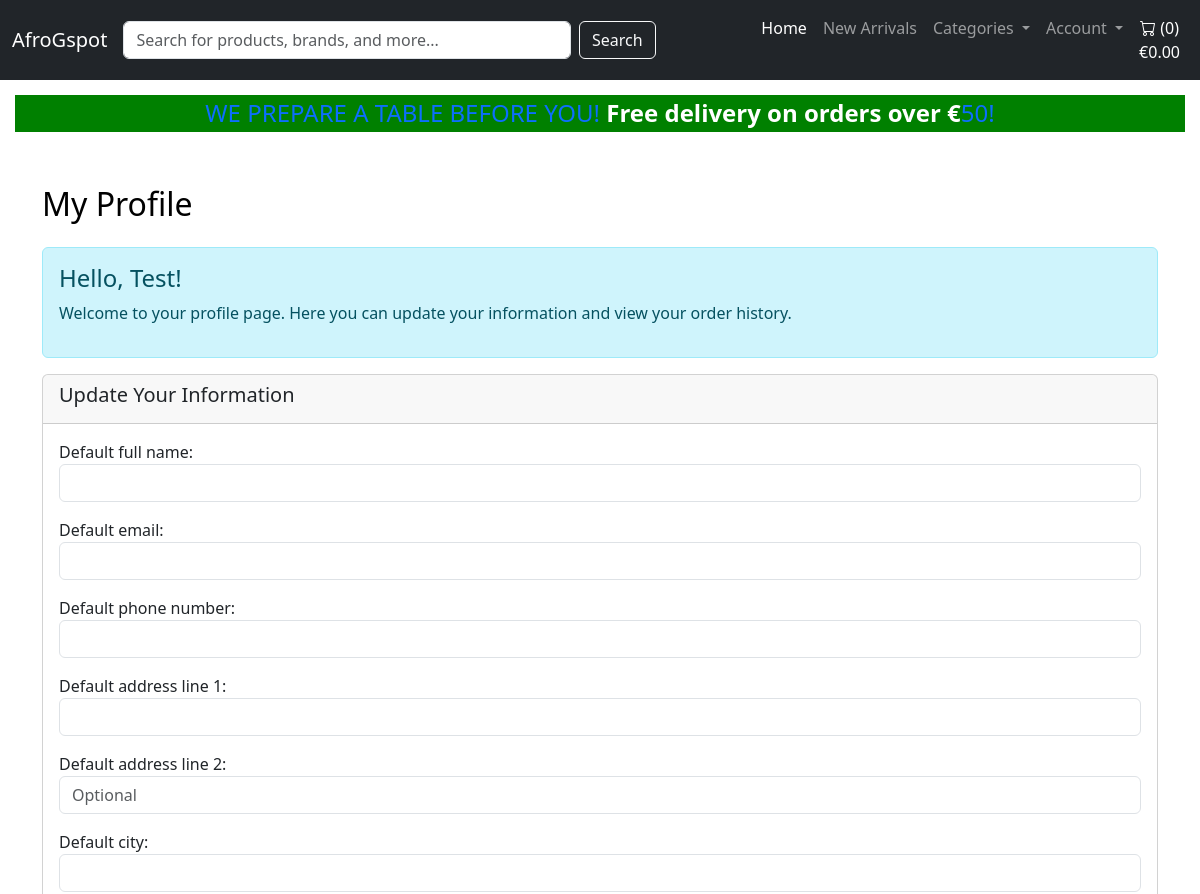
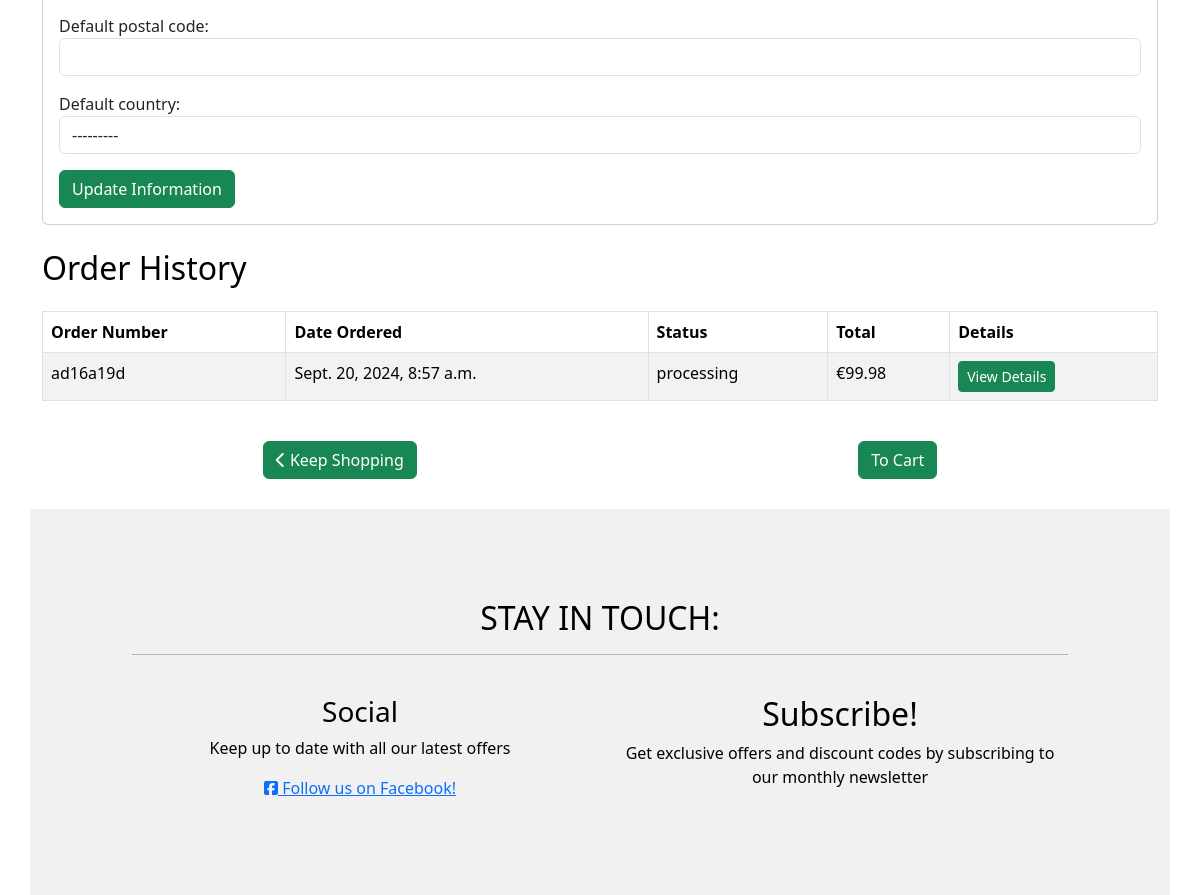
The page /profiles/profiles/ (signed in) on the database as committed earlier (2 pictures, top to bottom).
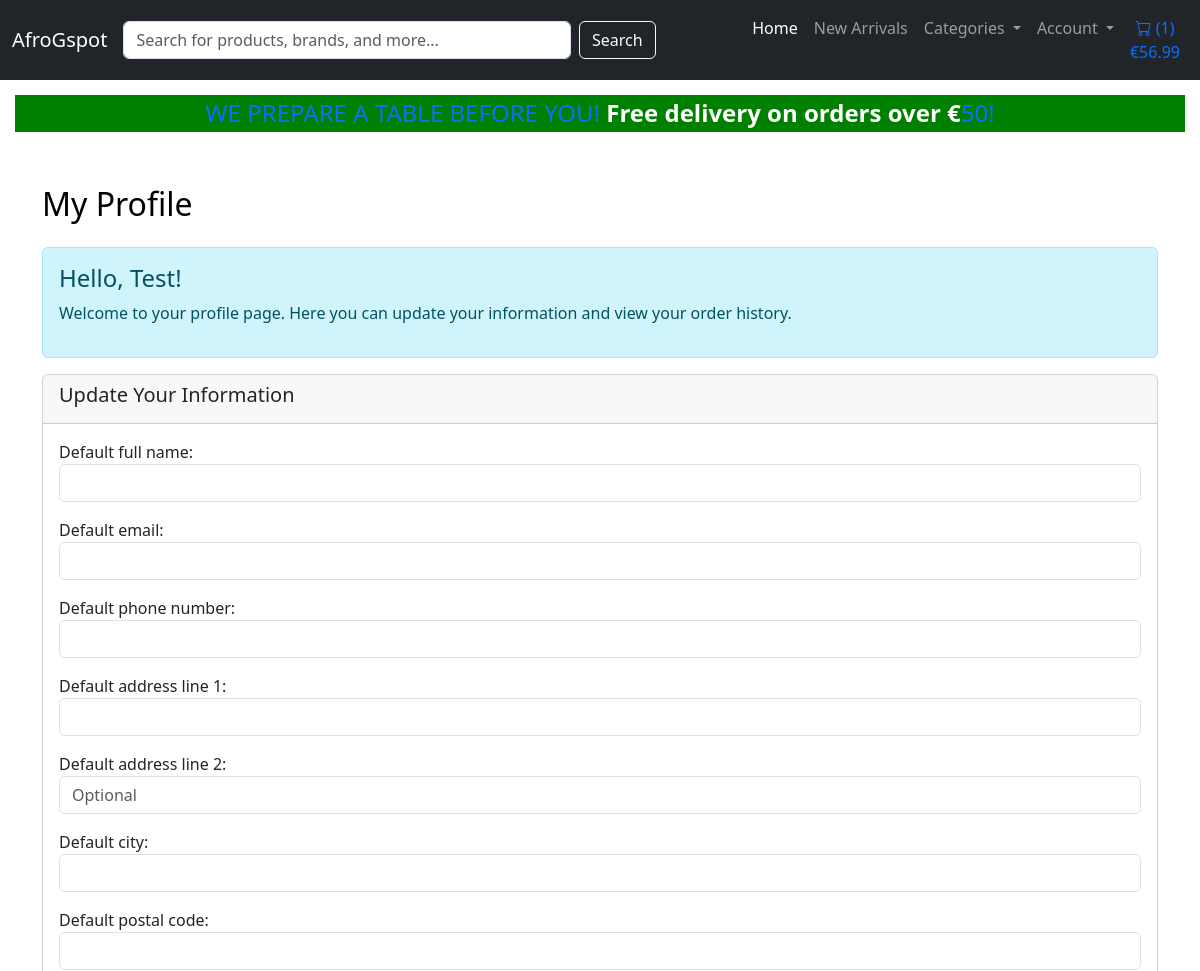
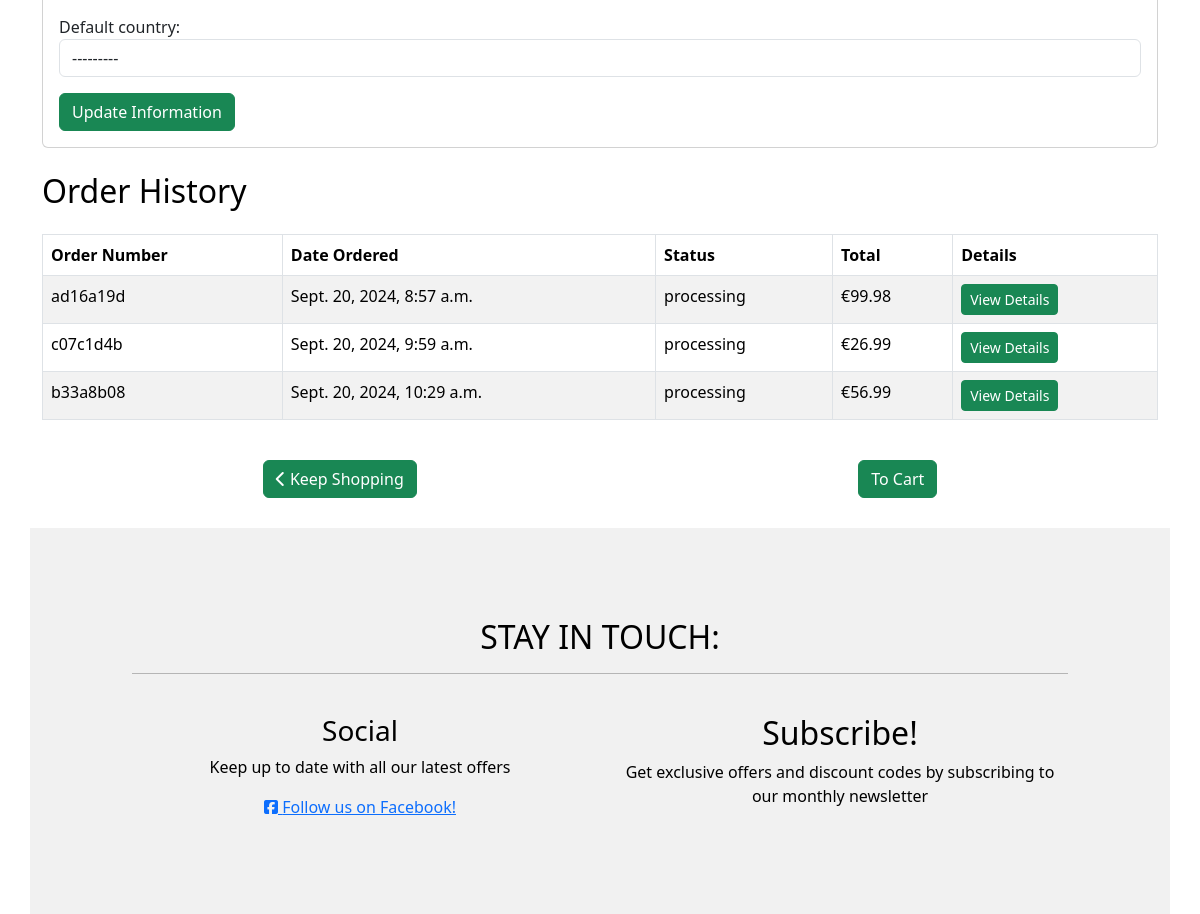
The same page on the database as committed later (2 pictures, top to bottom).
### profiles/models.py (models this page shows, shortened)
class Profile(models.Model):
    user = models.OneToOneField(User, on_delete=models.CASCADE)
    default_full_name = models.CharField(max_length=100, blank=True, null=True)
    default_email = models.EmailField(blank=True, null=True)
    default_phone_number = models.CharField(max_length=15, blank=True, null=True)
    default_address_line_1 = models.CharField(max_length=255, blank=True, null=True)
    default_address_line_2 = models.CharField(max_length=255, blank=True, null=True)
    default_city = models.CharField(max_length=100, blank=True, null=True)
    default_postal_code = models.CharField(max_length=20, blank=True, null=True)
    default_country = CountryField(blank_label='Select a country', blank=True, null=True)

### checkout/models.py (models this page shows, shortened)
class Order(models.Model):
    user = models.ForeignKey(settings.AUTH_USER_MODEL, on_delete=models.SET_NULL, null=True, blank=True)
    profile = models.ForeignKey('profiles.Profile', on_delete=models.SET_NULL, null=True, blank=True, related_name='orders')
    full_name = models.CharField(max_length=100)
    email = models.EmailField()
    phone_number = models.CharField(max_length=15)
    address_line_1 = models.CharField(max_length=255)
    address_line_2 = models.CharField(max_length=255, blank=True, null=True)
    city = models.CharField(max_length=100)
    postal_code = models.CharField(max_length=20, blank=True, null=True)
    country = models.CharField(max_length=50, blank=False, null=False)
    date_ordered = models.DateTimeField(auto_now_add=True)
    order_total = models.DecimalField(max_digits=10, decimal_places=2, default=0.00)
    delivery_cost = models.DecimalField(max_digits=6, decimal_places=2, default=7.00)
    grand_total = models.DecimalField(max_digits=10, decimal_places=2, default=0.00)
    stripe_payment_intent = models.CharField(max_length=200, null=True, blank=True) # Stores Stripe payment intent ID
    order_number = models.CharField(max_length=8, default=generate_short_order_number, null=False, editable=False, unique=True)
    payment_status = models.CharField(max_length=10, choices=[
        ('pending', 'Pending'),
        ('completed', 'Completed'),
        ('failed', 'Failed'),
        ('refunded', 'Refunded')], default='pending')
    order_status = models.CharField(max_length=12, choices=[
        ('processing', 'Processing'),
        ('shipped', 'Shipped'),
        ('delivered', 'Delivered'),
        ('cancelled', 'Cancelled')], default='processing')

### profiles/views.py (the view)
# urls.py: path('profiles/', views.profile_view, name='profile_view'),
@login_required
def profile_view(request):
    profile = request.user.profile
    profile, created = Profile.objects.get_or_create(user=request.user)
    form = ProfileForm(instance=profile)
    if request.method == 'POST':
        form = ProfileForm(request.POST, instance=profile)
        if form.is_valid():
            form.save()
            messages.success(request, 'Your profile information has been updated.')
            return redirect('profile_view')  # Redirect to the profile page after saving
    orders = Order.objects.filter(user=request.user)
    context = {
        'form': form,
        'orders': orders,
        'profile': profile,
        'user_name': request.user.get_full_name() or request.user.username
    }
    return render(request, 'profiles/profile.html', context)

### profiles/forms.py
class ProfileForm(forms.ModelForm):
    class Meta:
        model = Profile
        fields = [
            'default_full_name', 'default_email', 'default_phone_number',
            'default_address_line_1', 'default_address_line_2',
            'default_city', 'default_postal_code', 'default_country'
        ]
        widgets = {
            'default_country': forms.Select(attrs={'class': 'form-control'}),
            'default_full_name': forms.TextInput(attrs={'class': 'form-control'}),
            'default_email': forms.EmailInput(attrs={'class': 'form-control'}),
            'default_phone_number': forms.TextInput(attrs={'class': 'form-control'}),
            'default_address_line_1': forms.TextInput(attrs={'class': 'form-control'}),
            'default_address_line_2': forms.TextInput(attrs={'class': 'form-control', 'placeholder': 'Optional'}),  # Optional field
            'default_city': forms.TextInput(attrs={'class': 'form-control'}),
            'default_postal_code': forms.TextInput(attrs={'class': 'form-control'}),
        }

### profiles/templates/profiles/profile.html (shortened to what this page needs)
{% extends 'base.html' %}
{% block content %}
<div class="container mt-5">
    <h2 class="mb-4">My Profile</h2>
    <div class="alert alert-info" role="alert">
        <h4 class="alert-heading">Hello, {{ user_name }}!</h4>
        <p>Welcome to your profile page. Here you can update your information and view your order history.</p>
    </div>
    <div class="card mb-4">
        <div class="card-header">
            <h5 class="card-title">Update Your Information</h5>
        </div>
        <div class="card-body">
            <form method="POST">
                <div class="form-group">
                    {{ form.as_p }}
                </div>
                <button type="submit" class="btn btn-success">Update Information</button>
            </form>
        </div>
    </div>
    <h2 class="mb-4">Order History</h2>
    {% if orders %}
    <div class="table-responsive">
        <table class="table table-striped table-bordered">
            <thead class="thead-dark">
                <tr>
                    <th>Order Number</th>
                    <th>Date Ordered</th>
                    <th>Status</th>
                    <th>Total</th>
                    <th>Details</th>
                </tr>
            </thead>
            <tbody>
                {% for order in orders %}
                <tr>
                    <td>{{ order.order_number }}</td>
                    <td>{{ order.date_ordered }}</td>
                    <td>{{ order.order_status }}</td>
                    <td>€{{ order.grand_total|floatformat:2 }}</td>
                    <td>
                        <a href="{% url 'order_detail' order.id %}" class="btn btn-success btn-sm">View Details</a>
                    </td>
                </tr>
                {% endfor %}
            </tbody>
        </table>
    </div>
    {% else %}
    <div class="alert alert-warning" role="alert">
        You have no past orders.
    </div>
    {% endif %}
    <div class="d-flex justify-content-around align-items-center mt-4">
        <a class="btn btn-success" href="{% url 'product_list' %}">
            <i class="fas fa-chevron-left"></i> Keep Shopping
        </a>
        <a class="btn btn-success" href="{% url 'cart_detail' %}">To Cart</a>
    </div>
</div>
{% endblock %}

### templates/base.html (shortened to what this page needs)
{% load static %}
<!doctype html>
<html lang="en">
<head>
  {% block corecss %}
  <link href="https://cdn.jsdelivr.net/npm/bootstrap@5.3.3/dist/css/bootstrap.min.css" rel="stylesheet"
>
  <link rel="stylesheet" href="{% static 'css/base.css' %}">
  {% endblock %}
</head>
<body>
  <header class="header">
    <nav class="navbar navbar-expand-lg navbar-dark bg-dark">
      <div class="container-fluid">
        <a class="navbar-brand" href="{% url 'home' %}">AfroGspot</a>
        <div class="collapse navbar-collapse" id="navbarNav">
          <form class="d-flex me-auto w-50" method="GET" action="{% url 'product_list' %}">
            <input class="form-control me-2 w-100" type="text" name="q" value="{{ query|default:'' }}"
              placeholder="Search for products, brands, and more..." aria-label="Search">
            <button class="btn btn-outline-light" type="submit">Search</button>
          </form>
          <ul class="navbar-nav">
            <li class="nav-item">
              <a class="nav-link active" aria-current="page" href="{% url 'home' %}">Home</a>
            </li>
            <li class="nav-item">
              <a class="nav-link" href="#">New Arrivals</a>
            </li>
            <li class="nav-item dropdown">
              <a class="nav-link dropdown-toggle" href="#" id="navbarDropdown" role="button" data-bs-toggle="dropdown"
                aria-expanded="false">
                Categories
              </a>
            </li>
            <li class="nav-item dropdown">
              <a class="nav-link dropdown-toggle" href="#" id="navbarDropdownAccount" role="button"
                data-bs-toggle="dropdown" aria-expanded="false">
                Account
              </a>
            </li>
            <li class="nav-item">
              <a class="{% if grand_total %}text-primary font-weight-bold{% else %}text-white{% endif %} nav-link"
                href="{% url 'cart_detail' %}">
                <div class="text-center">
                  <i class="bi bi-cart"></i> ({{ product_count }})
                  <p class="my-0">
                    {% if grand_total %}
                      €{{ grand_total|floatformat:2 }}
                    {% else %}
                      €0.00
                    {% endif %}
                  </p>
                </div>
              </a>
            </li>
          </ul>
        </div>
      </div>
    </nav>
    <div id="delivery-banner" class="row text-center">
      <div class="col delivery-banner-child">
        <h4 class="my-1 text-primary">
          WE PREPARE A TABLE BEFORE YOU! <strong class="text-white">Free delivery on orders over €</strong>{{ free_delivery_threshold }}!
        </h4>
      </div>
    </div>
    <link rel="stylesheet" href="https://cdn.jsdelivr.net/npm/bootstrap-icons@1.5.0/font/bootstrap-icons.css">
  </header>
  <main class="content">
    {% block content %}
    {% endblock content %}
  </main>
  <div id="toast-container" class="toast-container position-fixed top-0 end-0 p-3" data-autohide="false">
  </div>
  <footer class="container-wrapper footer">
    <div class="container quotes-container content-container">
      <section class="footer">
        <div class="row">
          <div class="col-12 page-header mb-4">
            <h2 class="text-uppercase">Stay in touch:</h2>
            <hr class="block-divider block-divider--short">
          </div>
        </div>
        <div class="row">
          <div class="col-12 col-md-6">
            <h3>Social</h3>
            <p>Keep up to date with all our latest offers</p>
            <a href="#" target="_blank"><i class="fab fa-facebook-square"></i> Follow us on Facebook!</a>
          </div>
          <div class="col-12 col-md-6">
            <h2>Subscribe!</h2>
            <p>Get exclusive offers and discount codes by subscribing to our monthly newsletter</p>
          </div>
        </div>
      </section>
    </div>
  </footer>
</body>
</html>

### static/css/base.css (style rules this page uses)
html, body { margin: 0; padding: 0; height: 100%; color: black; }
#delivery-banner { padding: 5px; margin: 10px; }
.delivery-banner-child { background-color: green; }
.content { flex: 1; }
.footer { background-color: #f1f1f1; padding: 30px; margin: 30px; text-align: center; }
strong { color: rgb(19, 15, 15); }

Rows that differ between the two databases and show on the page:
added Order: order_number "c07c1d4b", date_ordered "Sept. 20, 2024, 9:59 a.m.", order_status "processing", grand_total "26.99"
added Order: order_number "b33a8b08", date_ordered "Sept. 20, 2024, 10:29 a.m.", order_status "processing", grand_total "56.99"
Other text that changed with them:
{{ product_count }}: "0" → "1"
{{ grand_total|floatformat:2 }}: (not shown) → "56.99"
text no longer shown: "€0.00"
